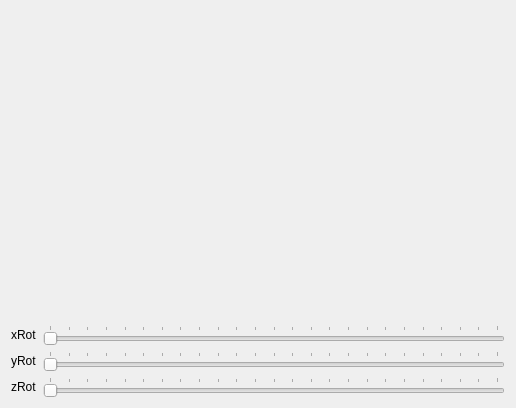
<?xml version="1.0" encoding="UTF-8"?>
<ui version="4.0">
 <class>MyGLWidget</class>
 <widget class="QMainWindow" name="MyGLWidget">
  <property name="geometry">
   <rect>
    <x>0</x>
    <y>0</y>
    <width>516</width>
    <height>408</height>
   </rect>
  </property>
  <property name="windowTitle">
   <string>MyGLWidget</string>
  </property>
  <widget class="QWidget" name="centralWidget">
   <layout class="QGridLayout" name="gridLayout">
    <item row="0" column="0">
     <widget class="MyGLWidget" name="widget" native="true"/>
    </item>
    <item row="1" column="0">
     <layout class="QVBoxLayout" name="verticalLayout">
      <item>
       <layout class="QHBoxLayout" name="horizontalLayout">
        <item>
         <widget class="QLabel" name="label">
          <property name="text">
           <string>xRot</string>
          </property>
         </widget>
        </item>
        <item>
         <widget class="QSlider" name="xRotSlider">
          <property name="maximum">
           <number>360</number>
          </property>
          <property name="singleStep">
           <number>16</number>
          </property>
          <property name="pageStep">
           <number>15</number>
          </property>
          <property name="orientation">
           <enum>Qt::Horizontal</enum>
          </property>
          <property name="tickPosition">
           <enum>QSlider::TicksAbove</enum>
          </property>
          <property name="tickInterval">
           <number>15</number>
          </property>
         </widget>
        </item>
       </layout>
      </item>
      <item>
       <layout class="QHBoxLayout" name="horizontalLayout_2">
        <item>
         <widget class="QLabel" name="label_2">
          <property name="text">
           <string>yRot</string>
          </property>
         </widget>
        </item>
        <item>
         <widget class="QSlider" name="yRotSlider">
          <property name="maximum">
           <number>360</number>
          </property>
          <property name="singleStep">
           <number>16</number>
          </property>
          <property name="pageStep">
           <number>15</number>
          </property>
          <property name="orientation">
           <enum>Qt::Horizontal</enum>
          </property>
          <property name="tickPosition">
           <enum>QSlider::TicksAbove</enum>
          </property>
          <property name="tickInterval">
           <number>15</number>
          </property>
         </widget>
        </item>
       </layout>
      </item>
      <item>
       <layout class="QHBoxLayout" name="horizontalLayout_3">
        <item>
         <widget class="QLabel" name="label_3">
          <property name="text">
           <string>zRot</string>
          </property>
         </widget>
        </item>
        <item>
         <widget class="QSlider" name="zRotSlider">
          <property name="maximum">
           <number>360</number>
          </property>
          <property name="singleStep">
           <number>16</number>
          </property>
          <property name="pageStep">
           <number>15</number>
          </property>
          <property name="orientation">
           <enum>Qt::Horizontal</enum>
          </property>
          <property name="tickPosition">
           <enum>QSlider::TicksAbove</enum>
          </property>
          <property name="tickInterval">
           <number>15</number>
          </property>
         </widget>
        </item>
       </layout>
      </item>
     </layout>
    </item>
   </layout>
  </widget>
 </widget>
 <layoutdefault spacing="6" margin="11"/>
 <customwidgets>
  <customwidget>
   <class>MyGLWidget</class>
   <extends>QWidget</extends>
   <header>myglwidget.h</header>
   <container>1</container>
  </customwidget>
 </customwidgets>
 <resources/>
 <connections/>
</ui>
